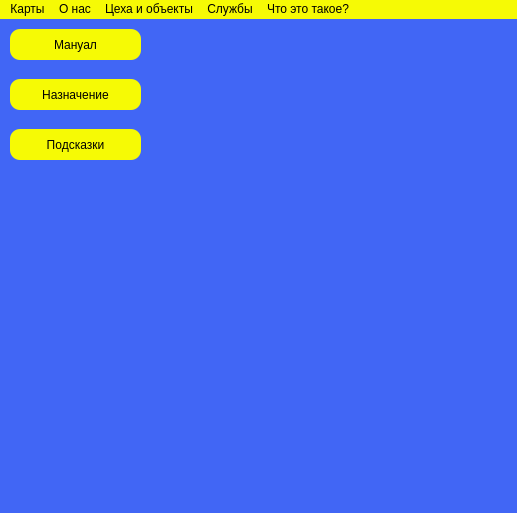
<?xml version="1.0" encoding="UTF-8"?>
<ui version="4.0">
 <class>MainWindow</class>
 <widget class="QMainWindow" name="MainWindow">
  <property name="geometry">
   <rect>
    <x>0</x>
    <y>0</y>
    <width>517</width>
    <height>513</height>
   </rect>
  </property>
  <property name="minimumSize">
   <size>
    <width>517</width>
    <height>513</height>
   </size>
  </property>
  <property name="maximumSize">
   <size>
    <width>517</width>
    <height>513</height>
   </size>
  </property>
  <property name="windowTitle">
   <string>MainWindow</string>
  </property>
  <property name="styleSheet">
   <string notr="true">QWidget{
background-color: rgb(65, 102, 245);
background-image: url(:/logos/karatau_logo_small___копия-removebg-preview.png)
}</string>
  </property>
  <widget class="QWidget" name="centralwidget">
   <property name="styleSheet">
    <string notr="true"/>
   </property>
   <widget class="QPushButton" name="manualButton">
    <property name="geometry">
     <rect>
      <x>10</x>
      <y>10</y>
      <width>131</width>
      <height>31</height>
     </rect>
    </property>
    <property name="minimumSize">
     <size>
      <width>0</width>
      <height>30</height>
     </size>
    </property>
    <property name="styleSheet">
     <string notr="true">QPushButton{
color: rgb(0, 0, 0);
background-color: rgb(246, 250, 5);
border-style:outset;
border-radius:10px;
font: 100 14pt &quot;Arial&quot; ;
}
QPushButton:hover{
color:rgb(0, 0, 05);
background-color: rgb(245, 169, 17);
border-radius:5px;
}
QPushButton:pressed{
color:rgb(0, 0, 0);
background-color: rgb(255, 148, 164);
}</string>
    </property>
    <property name="text">
     <string>Мануал</string>
    </property>
   </widget>
   <widget class="QPushButton" name="purposeButton">
    <property name="geometry">
     <rect>
      <x>10</x>
      <y>60</y>
      <width>131</width>
      <height>31</height>
     </rect>
    </property>
    <property name="minimumSize">
     <size>
      <width>0</width>
      <height>30</height>
     </size>
    </property>
    <property name="styleSheet">
     <string notr="true">QPushButton{
color: rgb(0, 0, 0);
background-color: rgb(246, 250, 5);
border-style:outset;
border-radius:10px;
font: 100 14pt &quot;Arial&quot; ;
}
QPushButton:hover{
color:rgb(0, 0, 05);
background-color: rgb(245, 169, 17);
border-radius:5px;
}
QPushButton:pressed{
color:rgb(0, 0, 0);
background-color: rgb(255, 148, 164);
}</string>
    </property>
    <property name="text">
     <string>Назначение</string>
    </property>
   </widget>
   <widget class="QPushButton" name="tipsButton">
    <property name="geometry">
     <rect>
      <x>10</x>
      <y>110</y>
      <width>131</width>
      <height>31</height>
     </rect>
    </property>
    <property name="minimumSize">
     <size>
      <width>0</width>
      <height>30</height>
     </size>
    </property>
    <property name="styleSheet">
     <string notr="true">QPushButton{
color: rgb(0, 0, 0);
background-color: rgb(246, 250, 5);
border-style:outset;
border-radius:10px;
font: 100 14pt &quot;Arial&quot; ;
}
QPushButton:hover{
color:rgb(0, 0, 05);
background-color: rgb(245, 169, 17);
border-radius:5px;
}
QPushButton:pressed{
color:rgb(0, 0, 0);
background-color: rgb(255, 148, 164);
}</string>
    </property>
    <property name="text">
     <string>Подсказки</string>
    </property>
   </widget>
   <widget class="QLabel" name="Logos">
    <property name="geometry">
     <rect>
      <x>10</x>
      <y>450</y>
      <width>111</width>
      <height>41</height>
     </rect>
    </property>
    <property name="styleSheet">
     <string notr="true">QLabel {url(:/logos/logos-2.png);}</string>
    </property>
    <property name="text">
     <string/>
    </property>
    <property name="pixmap">
     <pixmap resource="resources/logos.qrc">:/logos/logos-2.png</pixmap>
    </property>
    <property name="scaledContents">
     <bool>true</bool>
    </property>
   </widget>
   <widget class="QLabel" name="label">
    <property name="geometry">
     <rect>
      <x>180</x>
      <y>0</y>
      <width>341</width>
      <height>491</height>
     </rect>
    </property>
    <property name="styleSheet">
     <string notr="true">Background-image:
url(:/GTP/images/GTP Map/КУБ-5.jpg)</string>
    </property>
    <property name="text">
     <string/>
    </property>
    <property name="pixmap">
     <pixmap resource="resources/GTP.qrc">:/GTP/images/GTP Map/КУБ-5.jpg</pixmap>
    </property>
    <property name="scaledContents">
     <bool>true</bool>
    </property>
   </widget>
  </widget>
  <widget class="QMenuBar" name="menubar">
   <property name="geometry">
    <rect>
     <x>0</x>
     <y>0</y>
     <width>517</width>
     <height>21</height>
    </rect>
   </property>
   <property name="styleSheet">
    <string notr="true">QMenuBar{background-color: rgb(246, 250, 5);
background-image: url(:/arrow right/images/Karatau yellow background.png);
}
QMenuBar:hover{
color:rgb(0, 0, 05);
background-color: rgb(245, 169, 17);

}</string>
   </property>
   <widget class="QMenu" name="menuMaps">
    <property name="styleSheet">
     <string notr="true">QMenu:hover{
color:rgb(0, 0, 05);
background-color: rgb(245, 169, 17);
}</string>
    </property>
    <property name="title">
     <string>Карты</string>
    </property>
    <addaction name="actionGlobalMap"/>
    <addaction name="actionKaratauMap"/>
   </widget>
   <widget class="QMenu" name="menuAboutUs">
    <property name="title">
     <string>О нас</string>
    </property>
   </widget>
   <widget class="QMenu" name="menuObjects">
    <property name="title">
     <string>Цеха и объекты</string>
    </property>
    <widget class="QMenu" name="menuActionGTP">
     <property name="title">
      <string>ГТП</string>
     </property>
     <addaction name="actionPoligon"/>
     <addaction name="actionRaskomandirovka"/>
    </widget>
    <widget class="QMenu" name="menuActionFKhL">
     <property name="title">
      <string>ФХЛ</string>
     </property>
     <addaction name="actionFKhLFirstFloor"/>
     <addaction name="actionFKhLSecondFloor"/>
    </widget>
    <addaction name="menuActionGTP"/>
    <addaction name="actionCPPR"/>
    <addaction name="actionAP"/>
    <addaction name="separator"/>
    <addaction name="actionGBK"/>
    <addaction name="menuActionFKhL"/>
   </widget>
   <widget class="QMenu" name="menuDepartments">
    <property name="title">
     <string>Службы</string>
    </property>
    <addaction name="KIPiA"/>
    <addaction name="SGE"/>
    <addaction name="SGM"/>
   </widget>
   <widget class="QMenu" name="menuWhatIsIt">
    <property name="title">
     <string>Что это такое?</string>
    </property>
   </widget>
   <addaction name="menuMaps"/>
   <addaction name="menuAboutUs"/>
   <addaction name="menuObjects"/>
   <addaction name="menuDepartments"/>
   <addaction name="menuWhatIsIt"/>
  </widget>
  <action name="actionGlobalMap">
   <property name="text">
    <string>Глобальная</string>
   </property>
  </action>
  <action name="actionCPPR">
   <property name="text">
    <string>ЦППР</string>
   </property>
  </action>
  <action name="actionAP">
   <property name="text">
    <string>АП</string>
   </property>
  </action>
  <action name="actionGBK">
   <property name="text">
    <string>ГБК</string>
   </property>
  </action>
  <action name="actionPoligon">
   <property name="text">
    <string>Полигон</string>
   </property>
  </action>
  <action name="actionRaskomandirovka">
   <property name="text">
    <string>Раскомандировка</string>
   </property>
  </action>
  <action name="actionFKhLFirstFloor">
   <property name="text">
    <string>Первый этаж</string>
   </property>
  </action>
  <action name="actionFKhLSecondFloor">
   <property name="text">
    <string>Второй этаж</string>
   </property>
  </action>
  <action name="KIPiA">
   <property name="checkable">
    <bool>false</bool>
   </property>
   <property name="text">
    <string>КИПиА</string>
   </property>
  </action>
  <action name="SGE">
   <property name="text">
    <string>СГЭ</string>
   </property>
  </action>
  <action name="SGM">
   <property name="text">
    <string>СГМ</string>
   </property>
  </action>
  <action name="actionKaratauMap">
   <property name="text">
    <string>Каратау</string>
   </property>
  </action>
 </widget>
 <resources>
  <include location="resources/logos.qrc"/>
  <include location="resources/GTP.qrc"/>
  <include location="resources/MainWindow.qrc"/>
  <include location="resources/MainWindowResize.qrc"/>
  <include location="logos.qrc"/>
 </resources>
 <connections/>
</ui>
